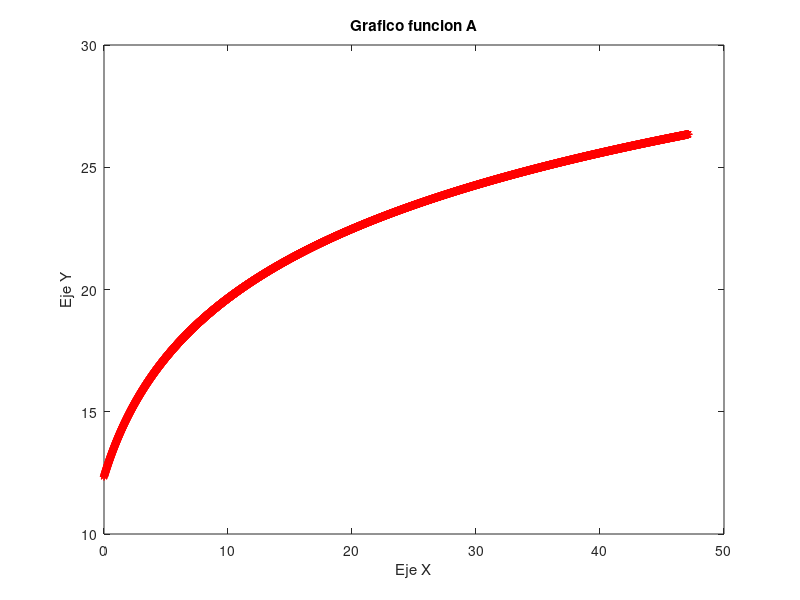

Write the MATLAB code that produced this figure.
function [] = graficar_a()
x = [0:.01:15*pi];
poly1 = polyval([4 12], x);
y = 8*log(poly1)/log(5);
plot(x,y,'r * ')
title('Grafico funcion A')
xlabel('Eje X')
ylabel('Eje Y')

end

